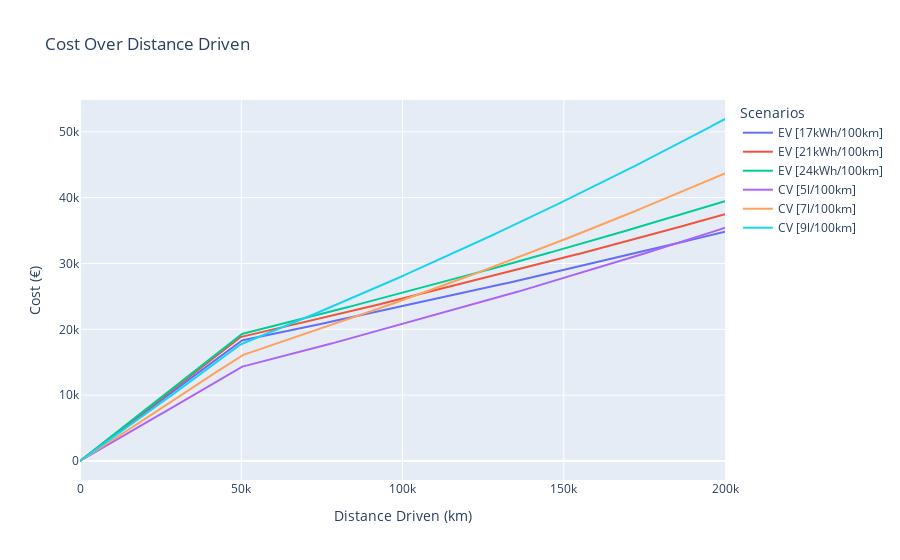

The notebook cell saved with this chart:
### Code cell
def compute_price_over_km(x, P_mean, consumption, km_per_year=25000, price_inflation=0.02):
    '''
    x : km driven
    P_mean : price distribution mean
    consumption : consumption in [units of energy] per 100 km
    '''
    i = x / km_per_year
    return x * (1 + price_inflation)**i * P_mean * consumption / 100


def price_depreciation(base_price, x, depreciation_rate=0.05, km_per_year=25000):
    t = x / km_per_year
    decay = double_linear_decay(t)

    cost = base_price * (1 - decay)
    # cost[np.where(cost > base_price)] = base_price
    return cost


ev_base_price = 32000  # Example price in euros
cv_base_price = 20000


# EV cost distribution
x_values_ev = np.array([0.0, 0.2, 0.4, 0.6]) # ct/kWh
y_values_ev_public_charge = np.array([0.0, 0.0, 0.85, 0.15]) # Probability Density2
y_values_ev_public_charge = y_values_ev_public_charge / np.sum(y_values_ev_public_charge)  # Normalize to 1

y_values_ev_home_charge = np.array([0., 0.75, 0.2, 0.05]) # Probability Density
y_values_ev_home_charge = y_values_ev_home_charge / np.sum(y_values_ev_home_charge)  # Normalize to 1

# CV cost
x_values_cv = np.array([1.5, 1.6, 1.7]) # €/L
y_values_cv = np.array([0.1, 0.5, 0.4]) # Probability Density

mean_cost_ev = x_values_ev @ y_values_ev_public_charge
print(mean_cost_ev)

mean_cost_ev = x_values_ev @ y_values_ev_home_charge
print(mean_cost_ev)

mean_cost_cv = x_values_cv @ y_values_cv
print(mean_cost_cv)


consumption_ev_optimistic = 17  # kWh per 100 km
consumption_ev_realistic = 21  # kWh per 100 km
consumption_ev_pessimistic = 24  # kWh per 100 km

consumption_cv_optimistic = 5  # L per 100 km
consumption_cv_realistic = 7  # L per 100 km
consumption_cv_pessimistic = 9  # L per 100 km

x = np.linspace(0, 200000, 1000)


# Compute price over km for different consumption scenarios
price_ev_optimistic = compute_price_over_km(x, mean_cost_ev, consumption_ev_optimistic, price_inflation=0.03)
price_ev_realistic = compute_price_over_km(x, mean_cost_ev, consumption_ev_realistic, price_inflation=0.03)
price_ev_pessimistic = compute_price_over_km(x, mean_cost_ev, consumption_ev_pessimistic, price_inflation=0.03)


price_cv_optimistic = compute_price_over_km(x, mean_cost_cv, consumption_cv_optimistic, price_inflation=0.03)
price_cv_realistic = compute_price_over_km(x, mean_cost_cv, consumption_cv_realistic, price_inflation=0.03)
price_cv_pessimistic = compute_price_over_km(x, mean_cost_cv, consumption_cv_pessimistic, price_inflation=0.03)

# Create traces for the plot

depreciation_ev = price_depreciation(ev_base_price, x, depreciation_rate=0.15)
depreciation_cv = price_depreciation(cv_base_price, x, depreciation_rate=0.1)


trace_ev_optimistic = go.Scatter(x=x, y=price_ev_optimistic + depreciation_ev, mode='lines', name='EV [17kWh/100km]')
trace_ev_realistic = go.Scatter(x=x, y=price_ev_realistic + depreciation_ev, mode='lines', name='EV [21kWh/100km]')
trace_ev_pessimistic = go.Scatter(x=x, y=price_ev_pessimistic + depreciation_ev, mode='lines', name='EV [24kWh/100km]')
trace_cv_optimistic = go.Scatter(x=x, y=price_cv_optimistic + depreciation_cv, mode='lines', name='CV [5l/100km]')
trace_cs_realistic = go.Scatter(x=x, y=price_cv_realistic + depreciation_cv, mode='lines', name='CV [7l/100km]')
trace_cs_pessimistic = go.Scatter(x=x, y=price_cv_pessimistic + depreciation_cv, mode='lines', name='CV [9l/100km]')

trace_dep_ev = go.Scatter(x=x, y=depreciation_ev, mode='lines', name='Depreciation EV')
trace_dep_cv = go.Scatter(x=x, y=depreciation_cv, mode='lines', name='Depreciation CV')

# Create the figure
fig = go.Figure(
    data=[
        trace_ev_optimistic,
        trace_ev_realistic,
        trace_ev_pessimistic,
        trace_cv_optimistic,
        trace_cs_realistic,
        trace_cs_pessimistic,
        # trace_dep_ev,
        # trace_dep_cv,
    ]
)

# Update layout
fig.update_layout(title='Cost Over Distance Driven',
                  xaxis_title='Distance Driven (km)',
                  yaxis_title='Cost (€)',
                  legend_title='Scenarios')

# Show the figure
fig.show()

### Figure 1 — Plotly figure (JSON) as saved in the notebook; plotly's stock layout.template omitted (floating-point values rounded to 4 significant figures; data arrays with more than 128 entries replaced by an {"elided": "..."} marker saying what was removed)
{"data": [{"mode": "lines", "name": "EV [17kWh/100km]", "type": "scatter", "x": {"elided": "1000 float values"}, "y": {"elided": "1000 float values"}}, {"mode": "lines", "name": "EV [21kWh/100km]", "type": "scatter", "x": {"elided": "1000 float values"}, "y": {"elided": "1000 float values"}}, {"mode": "lines", "name": "EV [24kWh/100km]", "type": "scatter", "x": {"elided": "1000 float values"}, "y": {"elided": "1000 float values"}}, {"mode": "lines", "name": "CV [5l/100km]", "type": "scatter", "x": {"elided": "1000 float values"}, "y": {"elided": "1000 float values"}}, {"mode": "lines", "name": "CV [7l/100km]", "type": "scatter", "x": {"elided": "1000 float values"}, "y": {"elided": "1000 float values"}}, {"mode": "lines", "name": "CV [9l/100km]", "type": "scatter", "x": {"elided": "1000 float values"}, "y": {"elided": "1000 float values"}}], "layout": {"legend": {"title": {"text": "Scenarios"}}, "title": {"text": "Cost Over Distance Driven"}, "xaxis": {"title": {"text": "Distance Driven (km)"}}, "yaxis": {"title": {"text": "Cost (€)"}}}}
